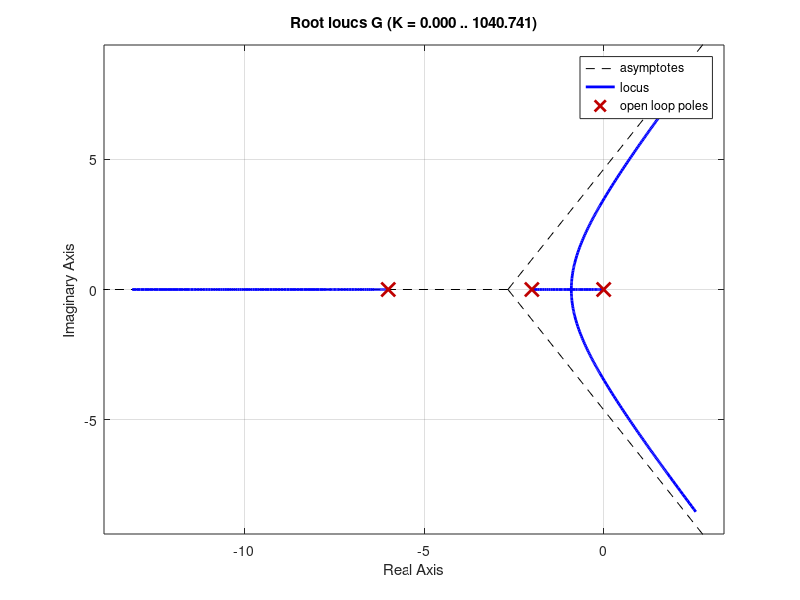
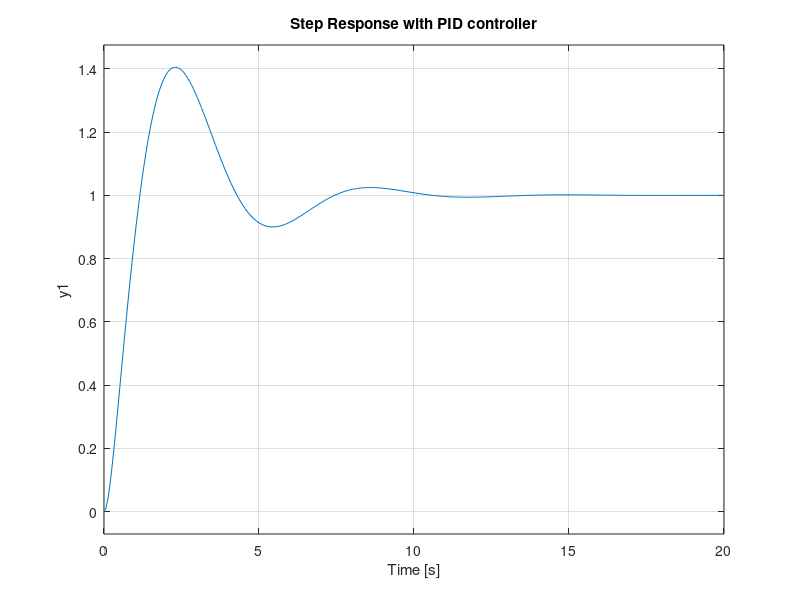
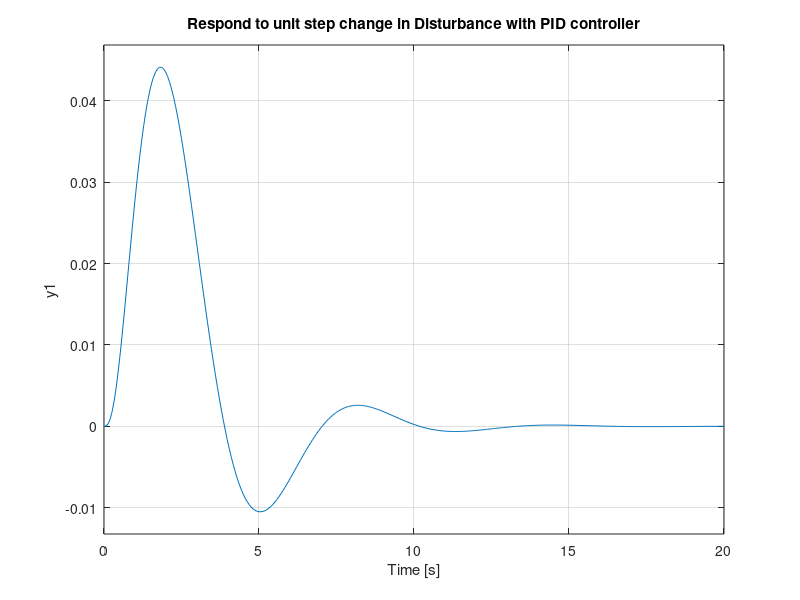
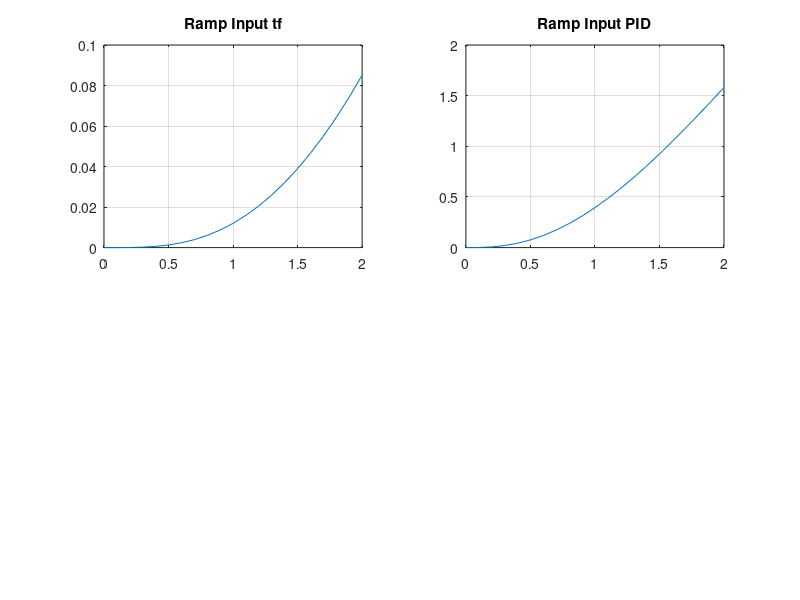

The MATLAB script that drew these images, in order:


clc;
close all;
clear all;
tic

% define s
 
s = tf('s');
 
% a) open-loop transfer function

G = 1/(s*(s+6)*(s+2));
 
% Plot the root locus to identify the critical/ultimate gain
figure(1);
rlocus(G) 
 
% define ultimate gain and ultimate time period
Ku = 30.2;     % ultimate gain, and damping at zero

Ts = 4;        % settling time under 5sec
 
Pu = 2*pi/Ts;  % ultimate period: oscillations
 
% define controller gains form Table of Ziegler-Nicholas PID 
 
Kp = 0.6*Ku;
 
Ki = 1.2*Ku/Pu;

Kd = 0.6*Ku*Pu/8;
 
% by using Ziegler-Nicholas formulas value obatin are:
 
Kp =   18.120
 
Ki =   12.920
 
Kd =   6.350
 
% define the controller: Proportional-plus-integral-derivative(PID) table e)
 
Gc = Kp+Ki/s+Kd*s;
 
% plot the step response
figure(2);
G1 = series(Gc,G);
G1_l = feedback(G1,1)
step(G1_l);grid on;
%step(feedback(Gc*G,1));grid on;
title('Step Response with PID controller');

% plot step response for change in disturbance
figure(3);
G2 = feedback(G,Gc)
step(G2);grid on;
title('Respond to unit step change in Disturbance with PID controller')

% plot ramp response
figure(4);
t = 0:0.1:2;
u = t; % input ramp
[Y,t1] = lsim(G,u,t);     % ramp response of transfer function 
[Y2,t2] = lsim(G1_l,u,t); % ramp response of transfer function with PID controller
subplot(221),plot(t1,Y),grid;title('Ramp Input tf')
subplot(222),plot(t2,Y2),grid;title('Ramp Input PID')
%ramp(G1_l,t)
%ramp(G1,t)



%New controller gains are:
 
Kp = 20
 
Ki = 6.4
 
Kd =14.

toc


